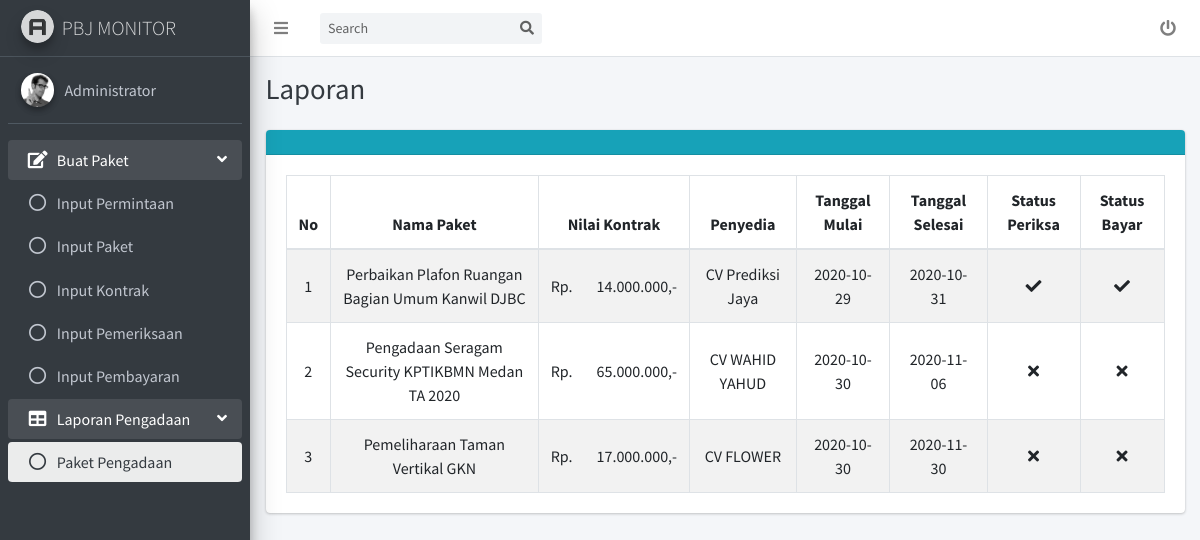
Screenshot of /pengadaan.php (signed in) with the database file from the repository.
### tables this page shows
CREATE TABLE `permintaan` (
  `no` int(11) NOT NULL,
  `user` varchar(50) NOT NULL,
  `dasar_permintaan` varchar(100) NOT NULL,
  `ket` varchar(100) NOT NULL
);

CREATE TABLE `kontrak` (
  `no` int(11) NOT NULL,
  `no_kontrak` varchar(20) NOT NULL,
  `nilai_kontrak` int(15) NOT NULL,
  `penyedia` varchar(100) NOT NULL,
  `tgl_mulai` date NOT NULL,
  `tgl_selesai` date NOT NULL
);

CREATE TABLE `paket` (
  `no` varchar(11) NOT NULL,
  `nama_paket` varchar(100) NOT NULL,
  `akun` int(11) NOT NULL,
  `nilai_hps` int(11) NOT NULL
);

### pengadaan.php (the view, shortened to what this page needs)
<!DOCTYPE html>
<html>
<head>
  <link rel="stylesheet" href="plugins/fontawesome-free/css/all.min.css">
  <link rel="stylesheet" href="dist/css/adminlte.min.css">
</head>
<body class="hold-transition sidebar-mini layout-fixed">
<div class="wrapper">
  <nav class="main-header navbar navbar-expand navbar-white navbar-light">
    <ul class="navbar-nav">
      <li class="nav-item">
        <a class="nav-link" data-widget="pushmenu" href="#" role="button"><i class="fas fa-bars"></i></a>
      </li>
    </ul>
    <form class="form-inline ml-3">
      <div class="input-group input-group-sm">
        <input class="form-control form-control-navbar" type="search" placeholder="Search" aria-label="Search" id="input" onkeyup="searchTable()">
        <div class="input-group-append">
          <button class="btn btn-navbar" type="submit">
            <i class="fas fa-search"></i>
          </button>
        </div>
      </div>
    </form>
	<ul class="navbar-nav ml-auto">
	  <li class="nav-item">
        <a class="nav-link" href="logout.php">
          <i class="fas fa-power-off"></i>
        </a>
      </li>
	</ul>
  </nav>
  <aside class="main-sidebar sidebar-dark-primary elevation-4">
    <a href="home.php" class="brand-link">
      <img src="dist/img/AdminLTELogo.png" alt="AdminLTE Logo" class="brand-image img-circle elevation-3"
           style="opacity: .8">
      <span class="brand-text font-weight-light">PBJ MONITOR</span>
    </a>
    <div class="sidebar">
      <div class="user-panel mt-3 pb-3 mb-3 d-flex">
        <div class="image">
          <img src="dist/img/user2-160x160.jpg" class="img-circle elevation-2" alt="User Image">
        </div>
        <div class="info">
          <a href="#" class="d-block"><?php echo $_SESSION['name']; ?></a>
        </div>
      </div>
      <nav class="mt-2">
        <ul class="nav nav-pills nav-sidebar flex-column" data-widget="treeview" role="menu" data-accordion="false">
		<li class="nav-item has-treeview menu-open">
            <a href="#" class="nav-link">
              <i class="nav-icon fas fa-edit"></i>
              <p>
                Buat Paket
                <i class="fas fa-angle-left right"></i>
              </p>
            </a>
            <ul class="nav nav-treeview">
              <li class="nav-item">
                <a href="permintaan.php" class="nav-link">
                  <i class="far fa-circle nav-icon"></i>
                  <p><?php if($_SESSION['akses'] == "admin") echo "Input "; ?>Permintaan</p>
                </a>
              </li>
              <li class="nav-item">
                <a href="paket.php" class="nav-link">
                  <i class="far fa-circle nav-icon"></i>
                  <p><?php if($_SESSION['akses'] == "admin") echo "Input "; ?>Paket</p>
                </a>
              </li>
              <li class="nav-item">
                <a href="kontrak.php" class="nav-link">
                  <i class="far fa-circle nav-icon"></i>
                  <p><?php if($_SESSION['akses'] == "admin") echo "Input "; ?>Kontrak</p>
                </a>
              </li>
              <li class="nav-item">
                <a href="pemeriksaan.php" class="nav-link">
                  <i class="far fa-circle nav-icon"></i>
                  <p><?php if($_SESSION['akses'] == "admin") echo "Input "; ?>Pemeriksaan</p>
                </a>
              </li>
			  <li class="nav-item">
                <a href="pembayaran.php" class="nav-link">
                  <i class="far fa-circle nav-icon"></i>
                  <p><?php if($_SESSION['akses'] == "admin") echo "Input "; ?>Pembayaran</p>
                </a>
              </li>
            </ul>
          </li>
          <li class="nav-item has-treeview menu-open">
            <a href="#" class="nav-link">
              <i class="nav-icon fas fa-table"></i>
              <p>
                Laporan Pengadaan
                <i class="fas fa-angle-left right"></i>
              </p>
            </a>
            <ul class="nav nav-treeview">
              <li class="nav-item">
                <a href="pengadaan.php" class="nav-link active">
                  <i class="far fa-circle nav-icon"></i>
                  <p>Paket Pengadaan</p>
                </a>
              </li>
            </ul>
          </li>
        </ul>
      </nav>
    </div>
  </aside>
  <div class="content-wrapper">
    <div class="content-header">
      <div class="container-fluid">
        <div class="row mb-2">
          <div class="col-sm-6">
            <h1 class="m-0 text-dark">Laporan</h1>
          </div>
        </div>
      </div>
    </div>
	<section class="content">
      <div class="container-fluid">
		<div class="card card-info">
			<div class="card-header">
			</div>
			<div class="card-body">
				<table class="table table-bordered table-striped">
					<thead>
						<tr>
							<th>No</th>
							<th>Nama Paket</th>
							<th colspan='2'>Nilai Kontrak</th>
							<th>Penyedia</th>
							<th>Tanggal Mulai</th>
							<th>Tanggal Selesai</th>
							<th>Status Periksa</th>
							<th>Status Bayar</th>
						</tr>
					</thead>
					<tbody>
					<?php
						include 'koneksi.php';
						$data = mysqli_query($koneksi, "SELECT * FROM permintaan join paket join kontrak WHERE permintaan.no=paket.no AND permintaan.no=kontrak.no");
						while($d = mysqli_fetch_array($data))
						{
							echo "<tr>";
							echo "<td class='align-middle'>".$d['no']."</td>";
							echo "<td class='align-middle'>".$d['nama_paket']."</td>";
							$str = "";
							$harga = $d['nilai_kontrak'];
							$titik = 0;
							while($harga>0.9)
							{
								if($titik%3 == 0 && $titik != 0) $str = '.'.$str;
								$last = $harga%10;
								$str = $last.$str;
								$harga = $harga/10;
								$titik++;
							}
							echo "<td class='align-middle' style='text-algin:left; border-right:0'>Rp.</td>";
							echo "<td class='align-middle' style='text-algin:right; border-left:0'>".$str.",-</td>";
							echo "<td class='align-middle'>".$d['penyedia']."</td>";
							echo "<td class='align-middle'>".$d['tgl_mulai']."</td>";
							echo "<td class='align-middle'>".$d['tgl_selesai']."</td>";
							$status_pemeriksaan = mysqli_query($koneksi, "SELECT * FROM pemeriksaan WHERE no='".$d['no']."'");
							if(mysqli_num_rows($status_pemeriksaan) == 1)
								echo "<td class='align-middle'><i class='fas fa-check'></i></td>";
							else
								echo "<td class='align-middle'><i class='fas fa-times'></i></td>";
							$status_pembayaran = mysqli_query($koneksi, "SELECT * FROM pembayaran WHERE no='".$d['no']."'");
							if(mysqli_num_rows($status_pembayaran) == 1)
								echo "<td class='align-middle'><i class='fas fa-check'></i></td>";
							else
								echo "<td class='align-middle'><i class='fas fa-times'></i></td>";
							echo "</tr>";
						}
					?>
					</tbody>
				</table>
			</div>
		</div>
      </div>
    </section>
  </div>
</div>
</body>
</html>

### pengadaan.php (style rules this page uses)
th, td { text-align:center; }

### rows the page displays
permintaan: kontrak.no "1", paket.nama_paket "Perbaikan Plafon Ruangan Bagian Umum Kanwil DJBC", str "14.000.000", kontrak.penyedia "CV Prediksi Jaya", kontrak.tgl_mulai "2020-10-29", kontrak.tgl_selesai "2020-10-31"
permintaan: kontrak.no "2", paket.nama_paket "Pengadaan Seragam Security KPTIKBMN Medan TA 2020", str "65.000.000", kontrak.penyedia "CV WAHID YAHUD", kontrak.tgl_mulai "2020-10-30", kontrak.tgl_selesai "2020-11-06"
permintaan: kontrak.no "3", paket.nama_paket "Pemeliharaan Taman Vertikal GKN", str "17.000.000", kontrak.penyedia "CV FLOWER", kontrak.tgl_mulai "2020-10-30", kontrak.tgl_selesai "2020-11-30"

### other values shown
$_SESSION['name'] "Administrator"
